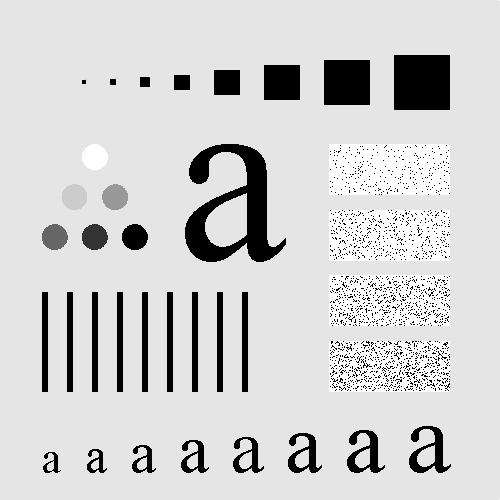
#> input picture Computer Vision/Lab2/Pic1.jpg, 500 x 500 px, found by its file name
$ python lab2.py
#> lines starting #> are read from the running program, lines starting #| are printed output that depends on the picture
### Computer Vision/Lab2/dftfilter.py
import numpy as np


# Size padding
# [13 lines left out: function paddedsize, not called in this run]

def dftuv(size):
	"""Generates meshgrid for filter in frequency domain
	   size - requred size
	   returns U, V - meshgrid for filter calculation
	"""
	M, N = size
	u = np.arange(0, M, 1)
	v = np.arange(0, N, 1)
	u[(M // 2):] = u[(M // 2):] - M
	v[(N // 2):] = v[(N // 2):] - N
	U, V = np.meshgrid(u, v)

	return U, V

# Created Low-pass filter
def lp_filter(type, size, D0, *args):
	""" Creates low pass filter.
	    type - `ideal', `gaussian', `btw' (Batterwoth)
		size - filter size (M, N)
		D0 - filter radius
		n - Butterworth filter order (optional, n = 2 by default)
	"""
	U, V = dftuv(size)
	D = np.sqrt(U * U + V * V)
	#D = np.fft.fftshift(D)

	if ('ideal' == type):
		H = (D <= D0)

	elif ('gaussian' == type):
		H = np.exp(-(D * D) / (2 * (D0 * D0)))

	elif ('btw' == type):
		if (len(args) == 0):
			n = 2	# default order
		else:
			n = args[0]
		H = 1 / (1 + (D / D0) ** (2 * n))
	else:
		print('Unsupported filter type: {}, '
		      'creating ideal filter'.format(type))
		H = (D <= D0)

	return H

# Creates High-pass filter
def hp_filter(type, size, *args):
	""" Creates high pass filter.
	    type - `ideal', `gaussian', `btw' (Batterwoth), `laplacian'
		size - filter size (M, N)
		D0 - filter radius
		n - Butterworth filter order (optional, n = 2 by default)
	"""
	if ('laplacian' == type):
		U, V = dftuv(size)
		H = -(U * U + V * V)
		return H

	if (len(args) == 1):
		return (1 - lp_filter(type, size, args[0]))

	if (len(args) == 2):
		return (1 - lp_filter(type, size, args[0], args[1]))

# Filtering
def filter(f, H):
	"""Perform filtering in frequncy domain.
	   f - image in spatial domain
	   H - filter in frequncy domain, H may be
	       generated by `lp_filter' or `hp_filter' functions
	"""
	m, n = f.shape
	M, N = H.shape

	# Transition f to the frequency domain
	F = np.fft.fft2(f, [M, N])

	# Convolution in frequency domain
	G = F * H

	# Transition G to the spatial domain
	g = np.fft.ifft2(G)

	# Cropping
	g = g[0:m, 0:n].real

	return g

# Simplified freqz2 procedure
def freqz2(h, M, N):
	"""h - filter in spatial domain
	returns filter in frequency domain of size (M, N)
	"""
	m, n = np.shape(h)
	a = np.zeros((M, N))

	i = int(np.ceil((M - m) / 2))
	j = int(np.ceil((N - n) / 2))
	a[i:(i + m), j:(j + n)] = h;

	H = np.fft.fft2(np.fft.fftshift(a))

	return H

### Computer Vision/Lab2/lab2.py
import time
import numpy as np
from imageio import imread
import matplotlib.pyplot as plt
from scipy.signal import convolve2d
from dftfilter import lp_filter, hp_filter, filter, freqz2


# Load the images
f = imread('pic1.jpg')
#> f is the input picture: shape (500, 500); min 0, max 255, mean 207.4
f2 = imread('pic2.jpg')
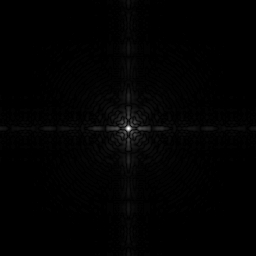
#> input picture Computer Vision/Lab1/pic2.jpg, 256 x 256 px, found by its file name
#> f2 is the input picture: shape (256, 256); min 0, max 255, mean 2.1
PQ = np.shape(f)
#> PQ = (500, 500)
PQ2 = np.shape(f2)
#> PQ2 = (256, 256)


# Generate a low-pass filter with an ideal filter
H_lp_ideal = lp_filter('ideal', PQ, 40)

# Generate a low-pass filter with a Butterworth filter
H_lp_btw = lp_filter('btw', PQ, 40, 4)

# Generate a low-pass filter with a Gaussian filter
H_lp_gauss = lp_filter('gaussian', PQ, 40)

# Generate a high-pass filter with an ideal filter
H_hp_ideal = hp_filter('ideal', PQ, 40)

# Generate a high-pass filter with a Butterworth filter
H_hp_btw = hp_filter('btw', PQ, 40, 4)

# Generate a high-pass filter with a Gaussian filter
H_hp_gauss = hp_filter('gaussian', PQ, 40)

# Generate a high-pass filter with a Laplacian filter
H_hp_laplacian = hp_filter('laplacian', PQ)

# Generate a Sobel filter
K_sobel_x = np.array([[-1, -2, -1], [0, 0, 0], [1, 2, 1]])
H_sobel_x = freqz2(K_sobel_x, *PQ2)


# Perform low-pass filtering with an ideal filter
g_lp_ideal = filter(f, H_lp_ideal)
#> in filter, `g = g[0:m, 0:n].real`:
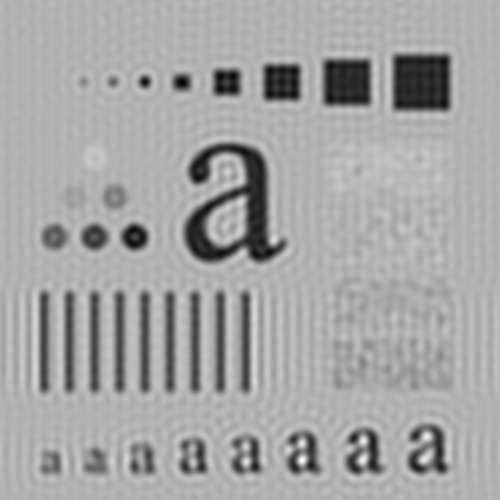
#> g: shape (500, 500) float64; min -69.67, max 358.3, mean 207.4; drawn with min black and max white

# Perform low-pass filtering with a Butterworth filter
g_lp_btw = filter(f, H_lp_btw)
#> in filter (call 2), `g = g[0:m, 0:n].real`:
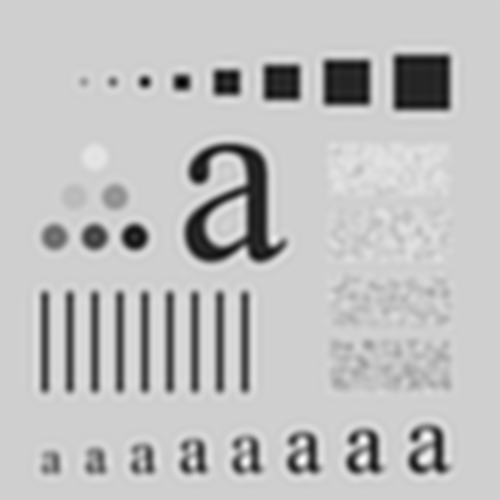
#> g: shape (500, 500) float64; min -50.71, max 293.2, mean 207.4; drawn with min black and max white

# Perform low-pass filtering with a Gaussian filter
g_lp_gauss = filter(f, H_lp_gauss)
#> in filter (call 3), `g = g[0:m, 0:n].real`:
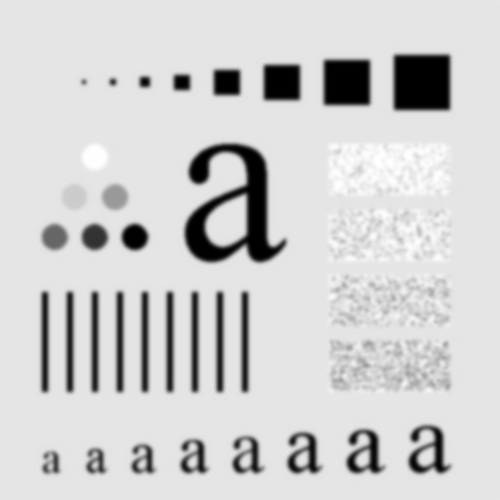
#> g: shape (500, 500) float64; min -8.63e-09, max 255, mean 207.4; drawn with min black and max white

# Perform high-pass filtering with an ideal filter
g_hp_ideal = filter(f, H_hp_ideal)
#> in filter (call 4), `g = g[0:m, 0:n].real`:
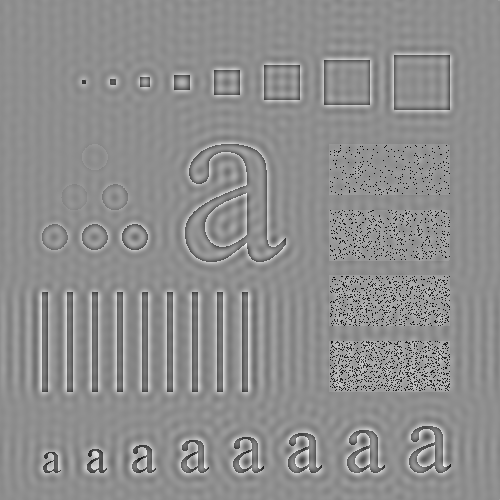
#> g: shape (500, 500) float64; min -259.8, max 204.7, mean 0; drawn with min black and max white

# Perform high-pass filtering with a Butterworth filter
g_hp_btw = filter(f, H_hp_btw)

# Perform high-pass filtering with a Gaussian filter
g_hp_gauss = filter(f, H_hp_gauss)

# Perform high-pass filtering with a Laplacian filter
g_hp_laplacian = filter(f, H_hp_laplacian)
#> in filter (call 7), `g = g[0:m, 0:n].real`:
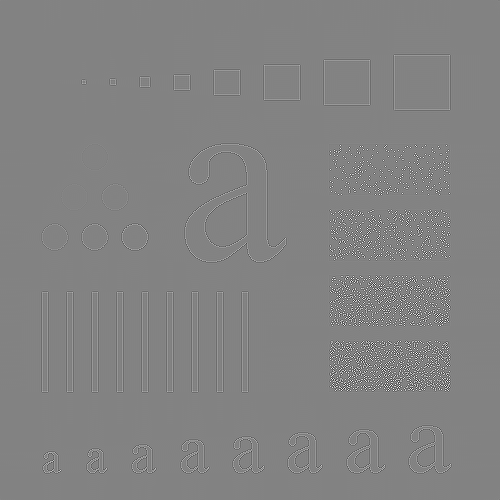
#> g: shape (500, 500) float64; min -13885090.5, max 13145759.4, mean 0; drawn with min black and max white

# Perform Sobel x filtering in the spatial domain
start_time = time.time()
for _ in range(1000):
    g_sobel_x_s = convolve2d(f2, K_sobel_x)
print(f"Sobel x filtering in the spatial domain time: {round(time.time() - start_time, 2)} s")

# Perform Sobel x filtering in the freq domain
start_time = time.time()
for _ in range(1000):
    g_sobel_x_f = filter(f2, H_sobel_x)
print(f"Sobel x filtering in the freq domain: {round(time.time() - start_time, 2)} s")


# Display the original and filtered images
plt.figure()
plt.subplot(241)
plt.imshow(f, cmap='gray')
plt.title('Image')
plt.axis('off')
plt.subplot(242)
plt.imshow(g_lp_ideal, cmap='gray')
plt.title('LP Ideal')
plt.axis('off')
plt.subplot(243)
plt.imshow(g_lp_btw, cmap='gray')
plt.title('LP Butterworth')
plt.axis('off')
plt.subplot(244)
plt.imshow(g_lp_gauss, cmap='gray')
plt.title('LP Gaussian')
plt.axis('off')
plt.subplot(245)
plt.imshow(g_hp_ideal, cmap='gray')
plt.title('HP Ideal')
plt.axis('off')
plt.subplot(246)
plt.imshow(g_hp_btw, cmap='gray')
plt.title('HP Butterworth')
plt.axis('off')
plt.subplot(247)
plt.imshow(g_hp_gauss, cmap='gray')
plt.title('HP Gaussian')
plt.axis('off')
plt.subplot(248)
plt.imshow(g_hp_laplacian, cmap='gray')
plt.title('HP Laplacian')
plt.axis('off')
plt.figure()
plt.subplot(131)
plt.imshow(f2, cmap='gray')
plt.title('Image 2')
plt.axis('off')
plt.subplot(132)
plt.imshow(g_sobel_x_s, cmap='gray')
plt.title('Sobel X (Spat)')
plt.axis('off')
plt.subplot(133)
plt.imshow(g_sobel_x_f, cmap='gray')
plt.title('Sobel X (Freq)')
plt.axis('off')
plt.show()
